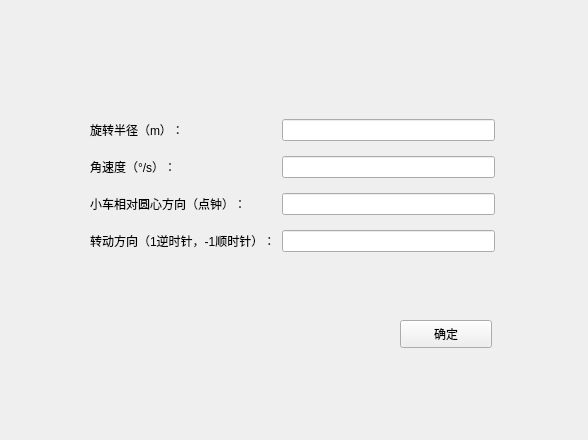
<?xml version="1.0" encoding="UTF-8"?>
<ui version="4.0">
 <class>SetZhuanQuanForm</class>
 <widget class="QWidget" name="SetZhuanQuanForm">
  <property name="geometry">
   <rect>
    <x>0</x>
    <y>0</y>
    <width>588</width>
    <height>440</height>
   </rect>
  </property>
  <property name="windowTitle">
   <string>Form</string>
  </property>
  <widget class="QWidget" name="widget" native="true">
   <property name="geometry">
    <rect>
     <x>90</x>
     <y>110</y>
     <width>405</width>
     <height>151</height>
    </rect>
   </property>
   <layout class="QGridLayout" name="gridLayout">
    <item row="0" column="1">
     <widget class="QLineEdit" name="lineEdit_r"/>
    </item>
    <item row="2" column="1">
     <widget class="QLineEdit" name="lineEdit_dir"/>
    </item>
    <item row="3" column="0">
     <widget class="QLabel" name="label_4">
      <property name="text">
       <string>转动方向（1逆时针，-1顺时针）：</string>
      </property>
     </widget>
    </item>
    <item row="1" column="1">
     <widget class="QLineEdit" name="lineEdit_vJD">
      <property name="enabled">
       <bool>true</bool>
      </property>
     </widget>
    </item>
    <item row="2" column="0">
     <widget class="QLabel" name="label_3">
      <property name="text">
       <string>小车相对圆心方向（点钟）：</string>
      </property>
     </widget>
    </item>
    <item row="1" column="0">
     <widget class="QLabel" name="label_2">
      <property name="text">
       <string>角速度（°/s）：</string>
      </property>
     </widget>
    </item>
    <item row="3" column="1">
     <widget class="QLineEdit" name="lineEdit_sn"/>
    </item>
    <item row="0" column="0">
     <widget class="QLabel" name="label">
      <property name="text">
       <string>旋转半径（m）：</string>
      </property>
     </widget>
    </item>
   </layout>
  </widget>
  <widget class="QPushButton" name="pushButton_ok">
   <property name="geometry">
    <rect>
     <x>400</x>
     <y>320</y>
     <width>92</width>
     <height>28</height>
    </rect>
   </property>
   <property name="text">
    <string>确定</string>
   </property>
  </widget>
 </widget>
 <resources/>
 <connections/>
</ui>
